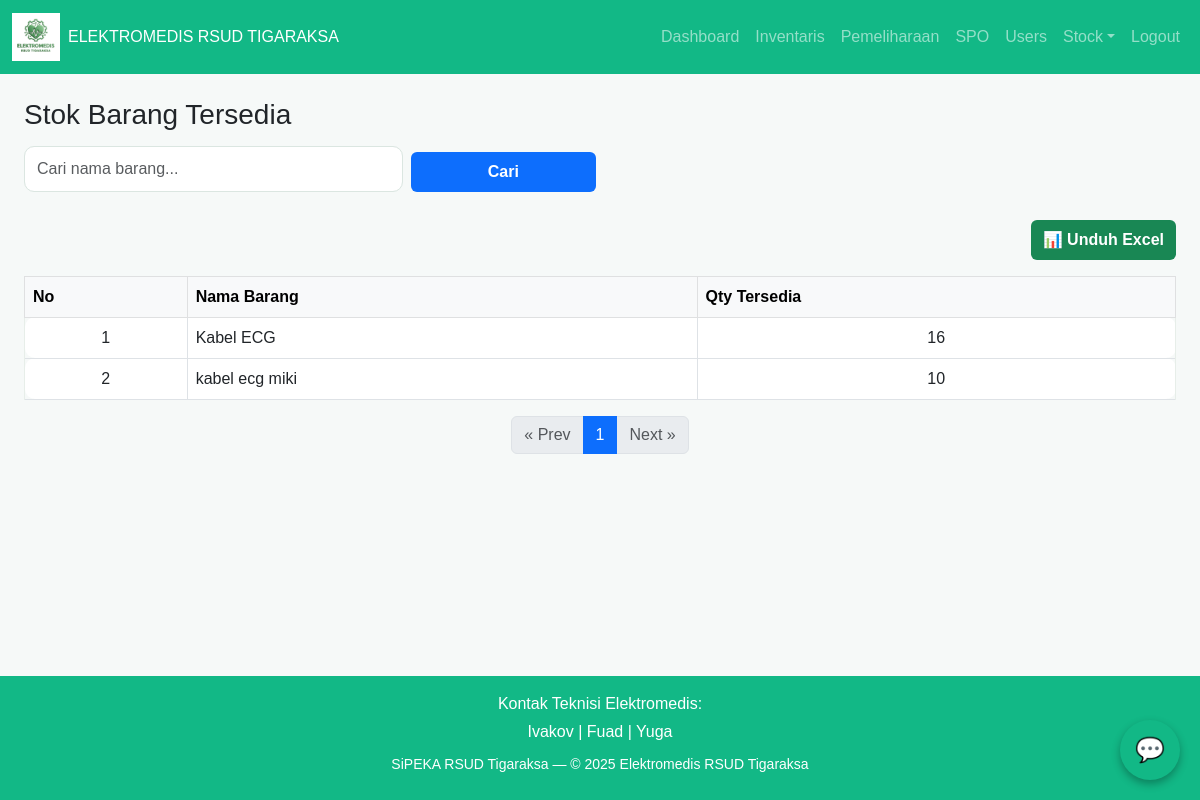
Screenshot of /admin/stock/summary (signed in) with the database file from the repository.
### tables this page shows
CREATE TABLE stock_in (
            id INTEGER PRIMARY KEY AUTOINCREMENT,
            nama_barang TEXT NOT NULL,
            qty INTEGER NOT NULL,
            harga REAL NOT NULL,
            tgl_pembelian TEXT NOT NULL
        );

### app.py (the view, shortened to what this page needs)
@app.get("/admin/stock/summary")
def admin_stock_summary():
    if not session.get("user") or session["user"]["role"] != "admin":
        return abort(403)
    q = (request.args.get("q") or "").strip()
    page = int(request.args.get("page", 1))
    per_page = 50
    offset = (page - 1) * per_page
    with db() as conn:
        if q:
            base_query = f"""
                SELECT nama_barang,
                       IFNULL((SELECT SUM(qty) FROM stock_in WHERE nama_barang = s.nama_barang), 0) -
                       IFNULL((SELECT SUM(qty) FROM stock_out WHERE nama_barang = s.nama_barang), 0)
                       AS qty_tersedia
                FROM (
                    SELECT nama_barang FROM stock_in
                    UNION
                    SELECT nama_barang FROM stock_out
                ) s
                WHERE nama_barang LIKE ?
                GROUP BY nama_barang
                ORDER BY nama_barang
                LIMIT ? OFFSET ?
            """
            rows = conn.execute(base_query, (f"%{q}%", per_page, offset)).fetchall()
            total_query = """
                SELECT COUNT(*) AS cnt FROM (
                    SELECT nama_barang FROM stock_in
                    UNION
                    SELECT nama_barang FROM stock_out
                ) s
                WHERE nama_barang LIKE ?
            """
            total_items = conn.execute(total_query, (f"%{q}%",)).fetchone()["cnt"]
        else:
            rows = conn.execute("""
                SELECT nama_barang,
                       IFNULL((SELECT SUM(qty) FROM stock_in WHERE nama_barang = s.nama_barang), 0) -
                       IFNULL((SELECT SUM(qty) FROM stock_out WHERE nama_barang = s.nama_barang), 0)
                       AS qty_tersedia
                FROM (
                    SELECT nama_barang FROM stock_in
                    UNION
                    SELECT nama_barang FROM stock_out
                ) s
                GROUP BY nama_barang
                ORDER BY nama_barang
                LIMIT ? OFFSET ?
            """, (per_page, offset)).fetchall()
            total_items = conn.execute("""
                SELECT COUNT(*) AS cnt FROM (
                    SELECT nama_barang FROM stock_in
                    UNION
                    SELECT nama_barang FROM stock_out
                ) s
            """).fetchone()["cnt"]
    total_pages = (total_items + per_page - 1) // per_page
    return render_template(
        "admin_stock_summary.html",
        items=rows,
        q=q,
        page=page,
        total_pages=total_pages,
        per_page=per_page,
        BRAND=BRAND,
        user=session.get("user")
    )

### app.py (called while the page is built)
@app.context_processor
def inject_user():
    if 'user' in session:
        return {'user': session['user']}
    return {'user': None}

def db():
    conn = sqlite3.connect(DB_PATH)
    conn.row_factory = sqlite3.Row
    return conn

### templates/admin_stock_summary.html (shortened to what this page needs)
{% extends "base.html" %}
{% block content %}
<h3>Stok Barang Tersedia</h3>
<form method="get" action="{{ url_for('admin_stock_summary') }}" class="row gx-2 gy-2 align-items-center mb-3">
  <div class="col-md-4 col-sm-6">
    <input type="text" name="q" class="form-control" placeholder="Cari nama barang..." value="{{ q }}">
  </div>
  <div class="col-md-2 col-sm-3 d-grid">
    <button type="submit" class="btn btn-primary w-100">Cari</button>
  </div>
</form>
<div class="d-flex justify-content-end mb-3">
  <a href="{{ url_for('admin_stock_summary_export_xlsx', q=q) }}" class="btn btn-success">
    📊 Unduh Excel
  </a>
</div>
<table class="table table-bordered table-hover align-middle">
  <thead class="table-light text-center">
    <tr>
	  <th>No</th>
      <th>Nama Barang</th>
      <th>Qty Tersedia</th>
    </tr>
  </thead>
  <tbody>
    {% for i in items %}
    <tr>
	  <td class="text-center">{{ loop.index + ((page - 1) * per_page) }}</td>
      <td>{{ i['nama_barang'] }}</td>
      <td class="text-center">{{ i['qty_tersedia'] }}</td>
    </tr>
    {% else %}
    <tr>
      <td colspan="2" class="text-center text-muted">Tidak ada data stok ditemukan.</td>
    </tr>
    {% endfor %}
  </tbody>
</table>
<nav aria-label="Page navigation" class="mt-3">
  <ul class="pagination justify-content-center">
    {% if page > 1 %}
      <li class="page-item">
        <a class="page-link" href="?page={{ page - 1 }}">« Prev</a>
      </li>
    {% else %}
      <li class="page-item disabled"><span class="page-link">« Prev</span></li>
    {% endif %}
    {% for p in range(1, total_pages + 1) %}
      <li class="page-item {% if p == page %}active{% endif %}">
        <a class="page-link" href="?page={{ p }}">{{ p }}</a>
      </li>
    {% endfor %}
    {% if page < total_pages %}
      <li class="page-item">
        <a class="page-link" href="?page={{ page + 1 }}">Next »</a>
      </li>
    {% else %}
      <li class="page-item disabled"><span class="page-link">Next »</span></li>
    {% endif %}
  </ul>
</nav>
{% endblock %}

### static/css/style.css (style rules this page uses)
:root { --brand-primary: #2e7d32; --brand-secondary: #4caf50; --brand-dark: #0B5C49; }
body { background-color: #f6f9f8; font-family: Arial, sans-serif; }
.btn { padding: 8px 12px; border-radius: 6px; border: none; cursor: pointer; font-weight: 600; }
input[type=text],input[type=password],input[type=date],input[type=number], textarea,select,input[type=file] { width:100%; padding:10px 12px; border:1px solid #dbe6e1; border-radius:10px; margin-top:6px; margin-bottom:12px; }
table { width: 100%; border-collapse: collapse; }
table th { background: #12B886; color: white; padding: 10px; text-align: left; }
table td { background: white; padding: 8px; border-bottom: 1px solid #eee; }
tr td:first-child { border-left:1px solid #e7eee9; border-top-left-radius:10px; border-bottom-left-radius:10px; }
tr td:last-child { border-right:1px solid #e7eee9; border-top-right-radius:10px; border-bottom-right-radius:10px; }

### templates/base.html (style rules this page uses)
body { display: flex; flex-direction: column; min-height: 100vh; }

### rows the page displays
stock_in: nama_barang "Kabel ECG", qty_tersedia "16"
stock_in: nama_barang "kabel ecg miki", qty_tersedia "10"

### other values shown
{{ p }} "1"
